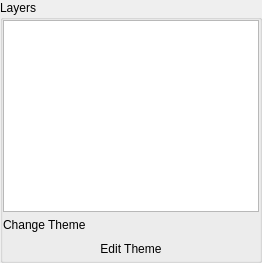
         <widget class="QWidget" name="right_dock_general">
          <property name="sizePolicy">
           <sizepolicy hsizetype="Fixed" vsizetype="Expanding">
            <horstretch>0</horstretch>
            <verstretch>0</verstretch>
           </sizepolicy>
          </property>
          <property name="maximumSize">
           <size>
            <width>16777215</width>
            <height>8192</height>
           </size>
          </property>
          <property name="styleSheet">
           <string notr="true">border-color: rgba(0, 0, 0, 0);</string>
          </property>
          <attribute name="title">
           <string>General</string>
          </attribute>
          <layout class="QHBoxLayout" name="horizontalLayout_8">
           <property name="leftMargin">
            <number>0</number>
           </property>
           <property name="topMargin">
            <number>0</number>
           </property>
           <property name="rightMargin">
            <number>0</number>
           </property>
           <property name="bottomMargin">
            <number>0</number>
           </property>
           <item>
            <layout class="QVBoxLayout" name="sb_r_general_v_layout" stretch="50">
             <property name="spacing">
              <number>10</number>
             </property>
             <property name="bottomMargin">
              <number>0</number>
             </property>
             <item>
              <widget class="QGroupBox" name="gb_general_layer">
               <property name="title">
                <string>Layers</string>
               </property>
               <layout class="QVBoxLayout" name="verticalLayout_16">
                <property name="leftMargin">
                 <number>0</number>
                </property>
                <property name="topMargin">
                 <number>0</number>
                </property>
                <property name="rightMargin">
                 <number>0</number>
                </property>
                <property name="bottomMargin">
                 <number>0</number>
                </property>
                <item>
                 <widget class="QListWidget" name="layers_list">
                  <property name="sizeAdjustPolicy">
                   <enum>QAbstractScrollArea::AdjustIgnored</enum>
                  </property>
                  <property name="editTriggers">
                   <set>QAbstractItemView::DoubleClicked|QAbstractItemView::EditKeyPressed|QAbstractItemView::SelectedClicked</set>
                  </property>
                  <property name="alternatingRowColors">
                   <bool>false</bool>
                  </property>
                  <property name="iconSize">
                   <size>
                    <width>75</width>
                    <height>75</height>
                   </size>
                  </property>
                  <property name="resizeMode">
                   <enum>QListView::Fixed</enum>
                  </property>
                  <property name="spacing">
                   <number>5</number>
                  </property>
                  <property name="uniformItemSizes">
                   <bool>true</bool>
                  </property>
                  <property name="itemAlignment">
                   <set>Qt::AlignCenter</set>
                  </property>
                 </widget>
                </item>
                <item>
                 <widget class="QLabel" name="label_20">
                  <property name="text">
                   <string>Change Theme</string>
                  </property>
                 </widget>
                </item>
                <item>
                 <widget class="QPushButton" name="edit_theme_button">
                  <property name="text">
                   <string>Edit Theme</string>
                  </property>
                  <property name="flat">
                   <bool>true</bool>
                  </property>
                 </widget>
                </item>
               </layout>
              </widget>
             </item>
            </layout>
           </item>
          </layout>
         </widget>
